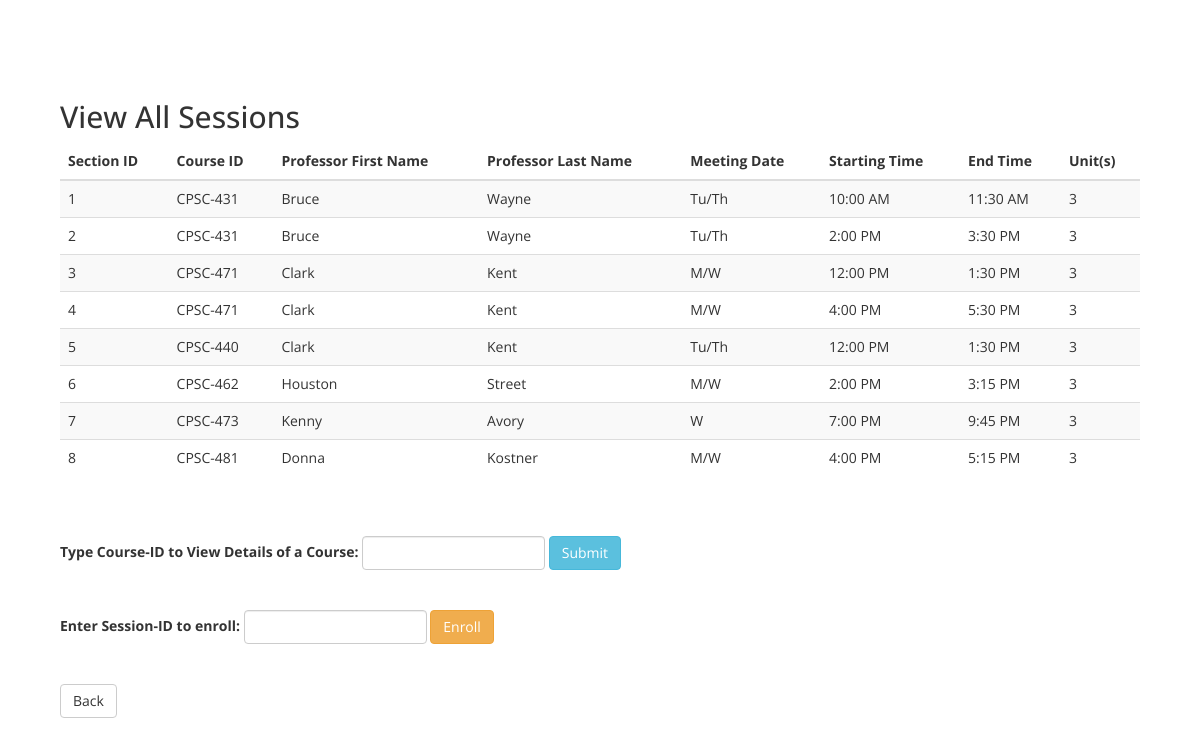
The app's page /view_all_sessions.php with its own data.
### tables this page shows
create table SECTIONS
(	Section_ID int unsigned not null primary key,
	Course_ID char (10) not null,
	P_ID int unsigned not null,
	Meeting_Date char (50),
	Start_Time char (50),
	End_Time char (50),
	Syllabus mediumblob
);

create table PROFESSOR
(	P_ID int unsigned not null primary key,
	Fname char (50) not null,
	Lname char (50) not null
);

create table COURSE
(	Course_ID char (10) not null primary key,
	Course_Title char (30),
        Course_Unit int unsigned not null,
	Description varchar (500)
);

### view_all_sessions.php (the view, shortened to what this page needs)
<!DOCTYPE html>
<html>
<head>
    <link rel="stylesheet" href="https://maxcdn.bootstrapcdn.com/bootstrap/3.3.4/css/bootstrap.min.css">
    <link rel= "stylesheet" type="text/css" href="style.css" />
</head>
<body>
    <header>
        <div class = "view_all_sessions_header">
        <h2> View All Sessions </h2>
        </div>
    </header>
<main>
    <div class = "all_sessions_tbl_div">
        <table class = "table table-striped">
            <thead>
                <tr><th>Section ID</th>
                    <th>Course ID</th>
                    <th>Professor First Name</th>
                    <th>Professor Last Name</th>
                    <th>Meeting Date</th>
                    <th>Starting Time</th>
                    <th>End Time</th>
                    <th>Unit(s)</th>
                </tr>
            </thead>
            <tbody>
                <?php
                    class view_all_sections {
                        function connect() {
                            $link = mysqli_init();
                            return $link;
                        }
                        function display_all_sections($link_db){
                            $select = 'SELECT s.Section_ID, s.Course_ID, p.Fname, p.Lname, s.Meeting_Date, s.Start_Time, s.End_Time, c.Course_Unit ';
                            $from = 'FROM SECTIONS as s, PROFESSOR as p, COURSE as c ';
                            $where = 'WHERE s.P_ID = p.P_ID and s.Course_ID = c.Course_ID;';
                            $query = $select.$from.$where;
                            $result = $link_db->query($query) or die("ERROR: " . mysqli_error($link_db));
                            if($result->num_rows === 0){
                                echo "<p>No records found</p>";
                            }else {
                                    while($row = mysqli_fetch_array($result)){
                                        echo "<tr>";
                                        echo "<td>" . $row['Section_ID'] . "</td>";
                                        echo "<td>" . $row['Course_ID'] . "</td>";
                                        echo "<td>" . $row['Fname'] . "</td>";
                                        echo "<td>" . $row['Lname'] . "</td>";
                                        echo "<td>" . $row['Meeting_Date'] . "</td>";
                                        echo "<td>" . $row['Start_Time']."</td>";
                                        echo "<td>" . $row['End_Time']."</td>";
                                        echo "<td>" . $row['Course_Unit']."</td>";
                                        echo "</tr>";
                                    }
                            }
                        }
                    }
                    $v = new view_all_sections();
                    $link_db = $v->connect();
                    $v->display_all_sections($link_db);
                ?>
            </tbody>
        </table><br><br>
    </div>
    <div class = "bottom_buttons" >
                    <form class="form-inline" form action="view_course_details.php" method="POST">
                        <div class="form-group">
                            <label for="exampleInputName2">Type Course-ID to View Details of a Course: </label>
                            <input type="text" class="form-control" id="exampleInputName2" placeholder="" name="course_id" maxlength = "9">
                            <button type="submit" class="btn btn-info">Submit</button>
                        </div>
                    </form>
                    <br><br>
                    <form class="form-inline" form action="enroll.php" method="POST">
                        <div class="form-group">
                            <label for="exampleInputName2">Enter Session-ID to enroll: </label>
                            <input type="text" class="form-control" id="exampleInputName2" placeholder="" name="session_id" maxlength = "5">
                            <button type="submit" class="btn btn-warning">Enroll</button>
                        </div>
                    </form>
    </div>
</main>
<footer>
            <br>
            <br>
    <div class = "bottom_buttons" >
            <form action = 'student.php' method = 'LINK'>
                <input type = 'submit' class = "btn btn-default" value = 'Back'>
            </form>
    </div>
</footer>
</body>
</html>

### style.css (style rules this page uses)
body { padding: 80px 10px 0px 10px;font-family: 'Open Sans', sans-serif; }
.view_all_sessions_header, .all_sessions_tbl_div, .bottom_buttons { margin-left: 50px; }
.view_my_classes_header, .my_classes_tbl_div, .bottom_buttons { margin-left: 50px; }
.view_my_grades_header, .my_grades_tbl_div, .bottom_buttons { margin-left: 50px; }
.all_sessions_tbl_div, .my_classes_tbl_div, .my_grades_tbl_div { margin-right: 50px; }

### records on screen
sections: Section_ID "1", Course_ID "CPSC-431", P_ID.Fname "Bruce", P_ID.Lname "Wayne", Meeting_Date "Tu/Th", Start_Time "10:00 AM", End_Time "11:30 AM", Course_ID.Course_Unit "3"
sections: Section_ID "2", Course_ID "CPSC-431", P_ID.Fname "Bruce", P_ID.Lname "Wayne", Meeting_Date "Tu/Th", Start_Time "2:00 PM", End_Time "3:30 PM", Course_ID.Course_Unit "3"
sections: Section_ID "3", Course_ID "CPSC-471", P_ID.Fname "Clark", P_ID.Lname "Kent", Meeting_Date "M/W", Start_Time "12:00 PM", End_Time "1:30 PM", Course_ID.Course_Unit "3"
sections: Section_ID "4", Course_ID "CPSC-471", P_ID.Fname "Clark", P_ID.Lname "Kent", Meeting_Date "M/W", Start_Time "4:00 PM", End_Time "5:30 PM", Course_ID.Course_Unit "3"
sections: Section_ID "5", Course_ID "CPSC-440", P_ID.Fname "Clark", P_ID.Lname "Kent", Meeting_Date "Tu/Th", Start_Time "12:00 PM", End_Time "1:30 PM", Course_ID.Course_Unit "3"
sections: Section_ID "6", Course_ID "CPSC-462", P_ID.Fname "Houston", P_ID.Lname "Street", Meeting_Date "M/W", Start_Time "2:00 PM", End_Time "3:15 PM", Course_ID.Course_Unit "3"
sections: Section_ID "7", Course_ID "CPSC-473", P_ID.Fname "Kenny", P_ID.Lname "Avory", Meeting_Date "W", Start_Time "7:00 PM", End_Time "9:45 PM", Course_ID.Course_Unit "3"
sections: Section_ID "8", Course_ID "CPSC-481", P_ID.Fname "Donna", P_ID.Lname "Kostner", Meeting_Date "M/W", Start_Time "4:00 PM", End_Time "5:15 PM", Course_ID.Course_Unit "3"
